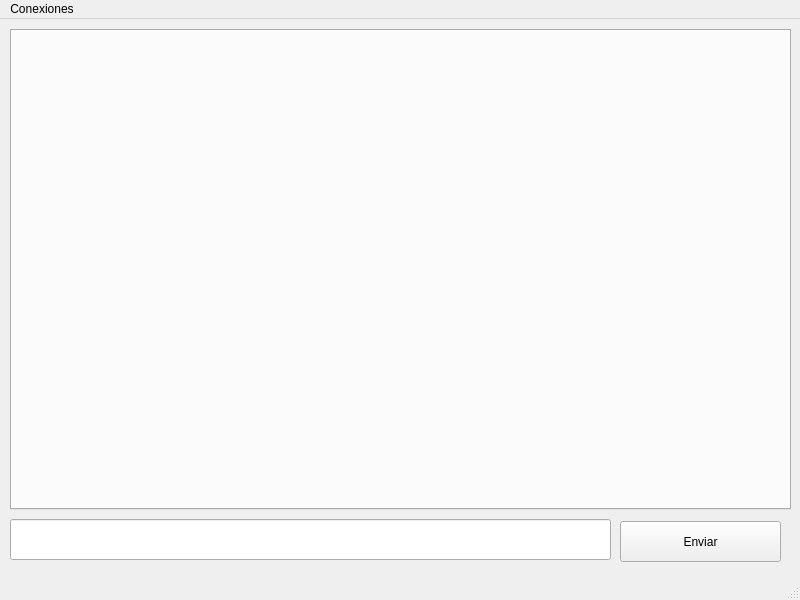
<?xml version="1.0" encoding="UTF-8"?>
<ui version="4.0">
 <class>MainWindow</class>
 <widget class="QMainWindow" name="MainWindow">
  <property name="geometry">
   <rect>
    <x>0</x>
    <y>0</y>
    <width>800</width>
    <height>600</height>
   </rect>
  </property>
  <property name="windowTitle">
   <string></string>
  </property>
  <widget class="QWidget" name="centralwidget">
   <widget class="QLineEdit" name="lineEdit">
    <property name="geometry">
     <rect>
      <x>10</x>
      <y>500</y>
      <width>601</width>
      <height>41</height>
     </rect>
    </property>
   </widget>
   <widget class="QPushButton" name="pushButton">
    <property name="geometry">
     <rect>
      <x>620</x>
      <y>502</y>
      <width>161</width>
      <height>41</height>
     </rect>
    </property>
    <property name="text">
     <string>Enviar</string>
    </property>
   </widget>
   <widget class="QTabWidget" name="tabWidget">
    <property name="geometry">
     <rect>
      <x>10</x>
      <y>10</y>
      <width>781</width>
      <height>481</height>
     </rect>
    </property>
    <property name="currentIndex">
     <number>-1</number>
    </property>
   </widget>
  </widget>
  <widget class="QMenuBar" name="menubar">
   <property name="geometry">
    <rect>
     <x>0</x>
     <y>0</y>
     <width>800</width>
     <height>21</height>
    </rect>
   </property>
   <widget class="QMenu" name="menuConexiones">
    <property name="title">
     <string>Conexiones</string>
    </property>
    <addaction name="actionNew"/>
    <addaction name="actionConfig"/>
   </widget>
   <addaction name="menuConexiones"/>
  </widget>
  <widget class="QStatusBar" name="statusbar"/>
  <action name="actionNew">
   <property name="text">
    <string>Nueva...</string>
   </property>
  </action>
  <action name="actionConfig">
   <property name="text">
    <string>Configurar...</string>
   </property>
  </action>
 </widget>
 <resources/>
 <connections/>
</ui>
